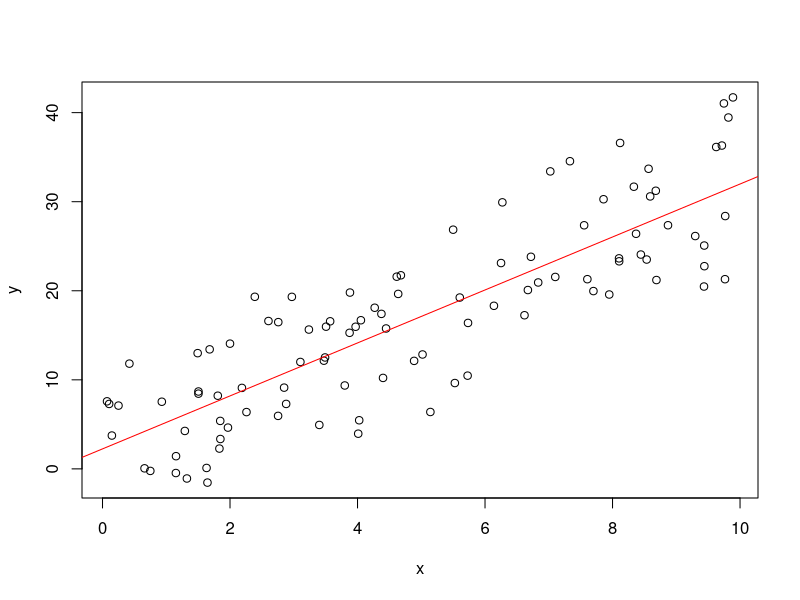
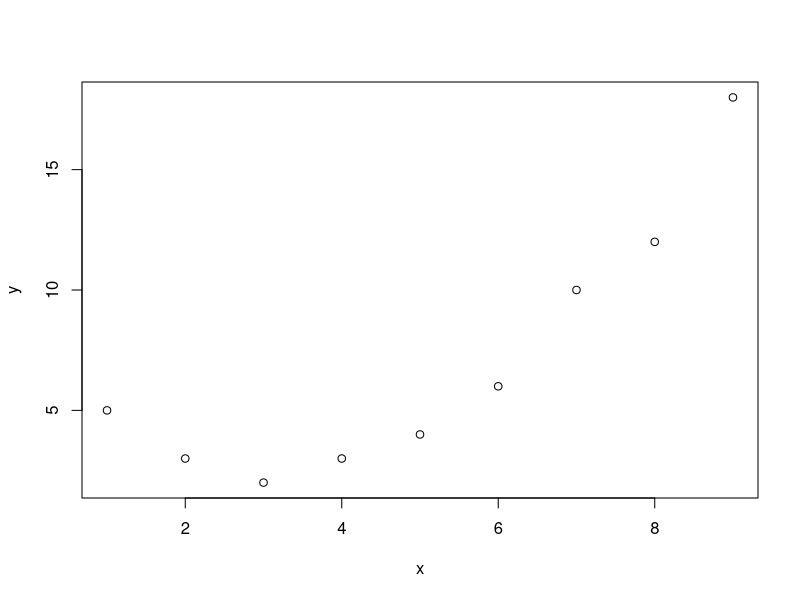
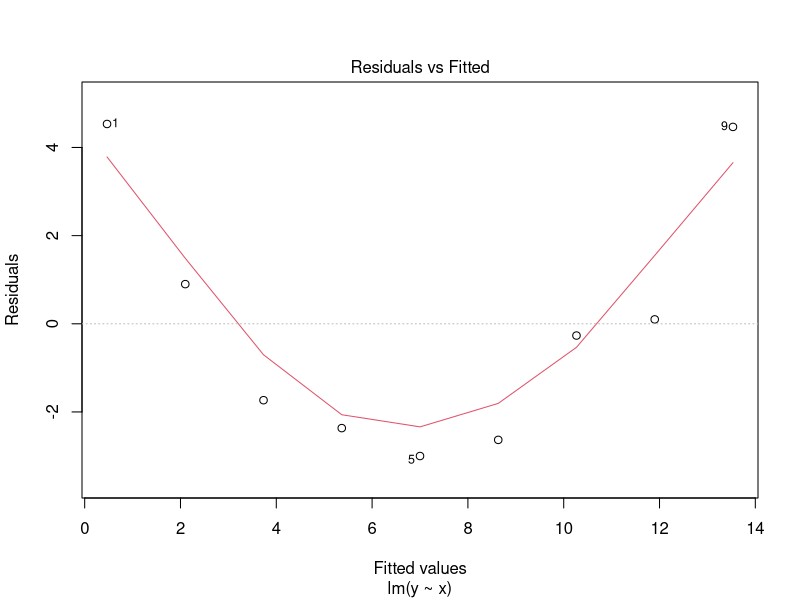
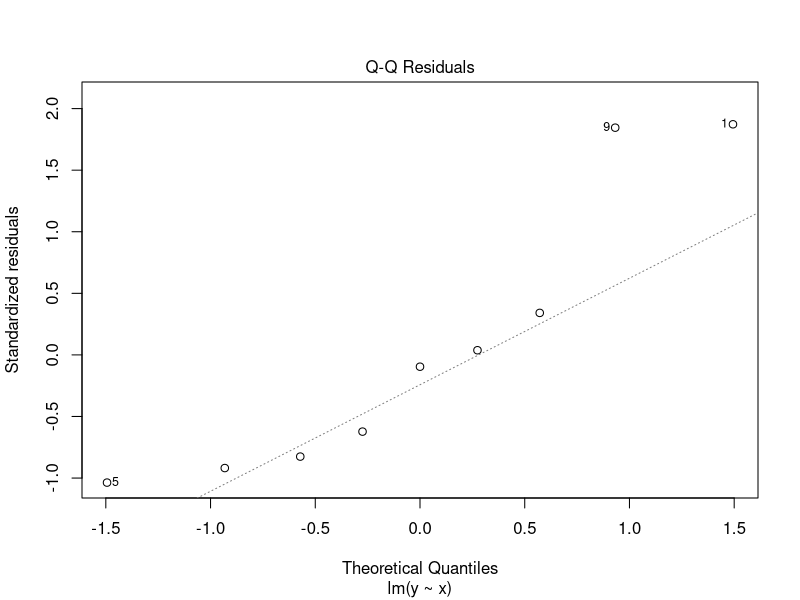
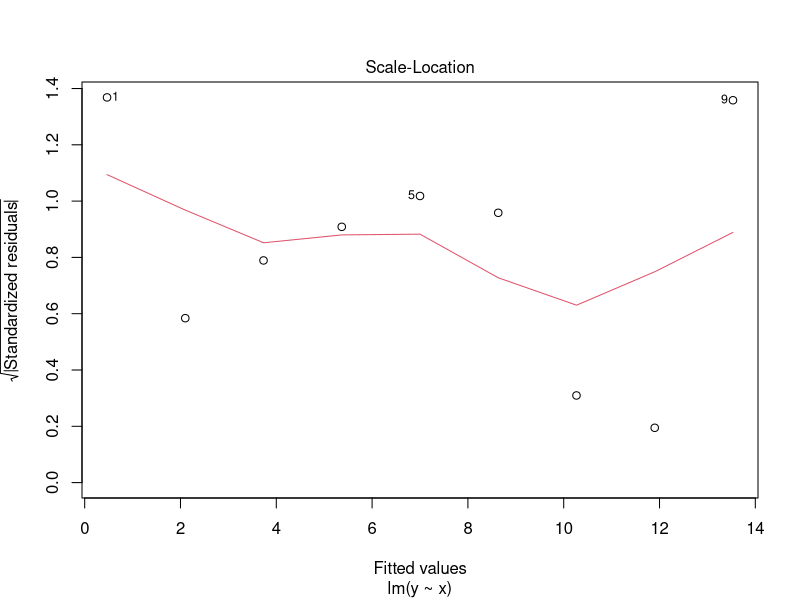
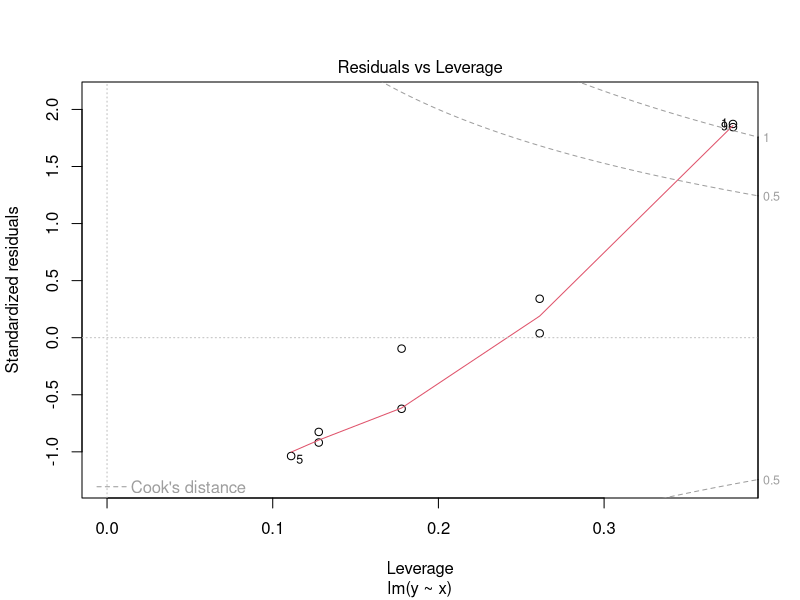
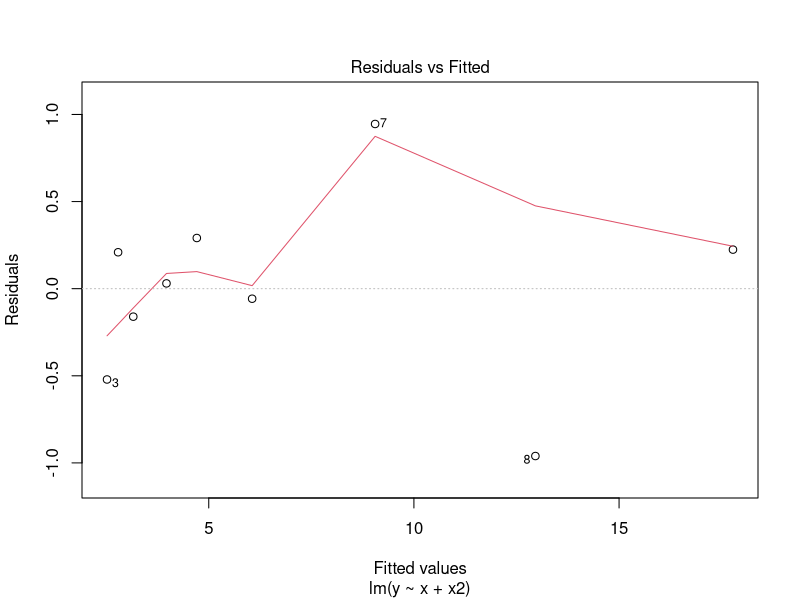
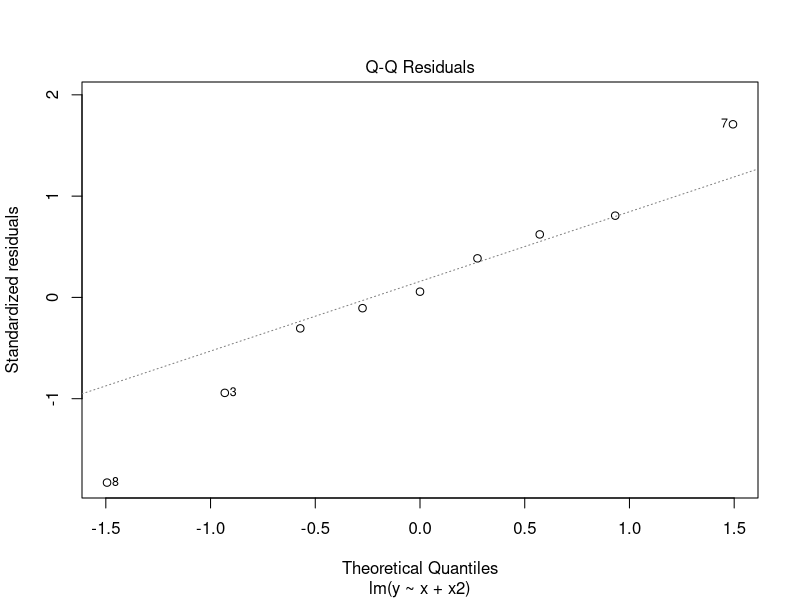

These figures' R source, in order:
# Linear Regression

set.seed(2)
n <- 100
x <- runif(n, 0, 10)
y <- 2 + 3*x + rnorm(n, 0, 5)
df <- data.frame(x=x, y=y)
str(df)
head(df)

plot(df)

model.lm <- lm(y ~ x, data=df)
model.lm
summary(model.lm)

abline(model.lm, col="red")

# Multiple Linear Regression

set.seed(2)
n <- 10
x1 <- runif(n, 0, 10)
x2 <- runif(n, 10, 20)
x3 <- runif(n, 5, 30)
y <- 3 + 0.1*x1 + 0.2*x2 + 3*x3 + rnorm(n, 0, 5)

df <- data.frame(x1=x1, x2=x2, x3=x3, y=y)
str(df)
head(df)

model.lm <- lm(y ~ x1 + x2 + x3, data=df)
model.lm
summary(model.lm)

# 예제: 식이요법 방법을 적용한 닭 데이터

library(MASS)
data("ChickWeight")
str(ChickWeight)
class(ChickWeight)

chick <- with(ChickWeight, ChickWeight[Diet==1, ])
head(chick)

chick <- with(ChickWeight, ChickWeight[Chick==1, ])
head(chick)

# 시간의 경과에 따른 닭들의 몸무게 단순회귀분석
model.lm <- lm(weight~Time, data=chick)
model.lm

summary(model.lm)

# Polynomial Regression

data(cars)
str(cars)
head(cars)

df <- cars
df$speed2 <- cars$speed ^ 2
head(df)

model.lm <- lm(dist~speed+speed2, data=df)
model.lm

summary(model.lm)

# 예제: 주어진 데이터셋에 대한 적절한 회귀모형 찾기

x <- 1:9
y <- c(5, 3, 2, 3, 4, 6, 10, 12, 18)

df1 <- data.frame(x=x, y=y)
str(df1)
df1
plot(df1)

df2 <- cbind(df1, x2=x^2)
str(df2)
df2

model.lm1 <- lm(y~x, data=df1)
model.lm1
summary(model.lm1)
plot(model.lm1)

model.lm2 <- lm(y~x+x2, data=df2)
model.lm2
summary(model.lm2)
plot(model.lm2)
